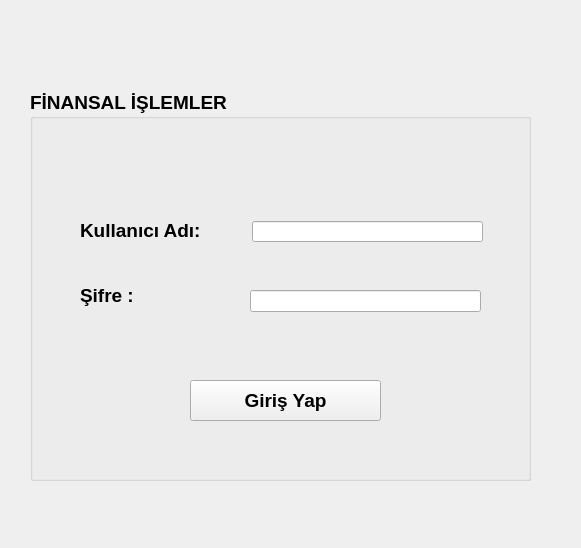
<?xml version="1.0" encoding="UTF-8"?>
<ui version="4.0">
 <class>Form</class>
 <widget class="QWidget" name="Form">
  <property name="geometry">
   <rect>
    <x>0</x>
    <y>0</y>
    <width>581</width>
    <height>548</height>
   </rect>
  </property>
  <property name="windowTitle">
   <string>Form</string>
  </property>
  <widget class="QGroupBox" name="groupBox">
   <property name="geometry">
    <rect>
     <x>30</x>
     <y>90</y>
     <width>501</width>
     <height>391</height>
    </rect>
   </property>
   <property name="font">
    <font>
     <family>MS Sans Serif</family>
     <pointsize>14</pointsize>
     <weight>75</weight>
     <bold>true</bold>
    </font>
   </property>
   <property name="title">
    <string>FİNANSAL İŞLEMLER</string>
   </property>
   <widget class="QLabel" name="label">
    <property name="geometry">
     <rect>
      <x>50</x>
      <y>120</y>
      <width>161</width>
      <height>41</height>
     </rect>
    </property>
    <property name="text">
     <string>Kullanıcı Adı:</string>
    </property>
   </widget>
   <widget class="QLineEdit" name="lneEditkullanici">
    <property name="geometry">
     <rect>
      <x>222</x>
      <y>131</y>
      <width>231</width>
      <height>21</height>
     </rect>
    </property>
    <property name="font">
     <font>
      <family>MS Sans Serif</family>
      <pointsize>10</pointsize>
      <weight>75</weight>
      <bold>true</bold>
     </font>
    </property>
    <property name="text">
     <string/>
    </property>
   </widget>
   <widget class="QLabel" name="label_2">
    <property name="geometry">
     <rect>
      <x>50</x>
      <y>190</y>
      <width>141</width>
      <height>31</height>
     </rect>
    </property>
    <property name="text">
     <string>Şifre : </string>
    </property>
   </widget>
   <widget class="QLineEdit" name="lneEditsifre">
    <property name="geometry">
     <rect>
      <x>220</x>
      <y>200</y>
      <width>231</width>
      <height>22</height>
     </rect>
    </property>
    <property name="font">
     <font>
      <family>MS Sans Serif</family>
      <pointsize>10</pointsize>
      <weight>75</weight>
      <bold>true</bold>
     </font>
    </property>
    <property name="echoMode">
     <enum>QLineEdit::Password</enum>
    </property>
   </widget>
   <widget class="QPushButton" name="btngiris">
    <property name="geometry">
     <rect>
      <x>160</x>
      <y>290</y>
      <width>191</width>
      <height>41</height>
     </rect>
    </property>
    <property name="text">
     <string>Giriş Yap</string>
    </property>
   </widget>
  </widget>
 </widget>
 <resources/>
 <connections/>
</ui>
